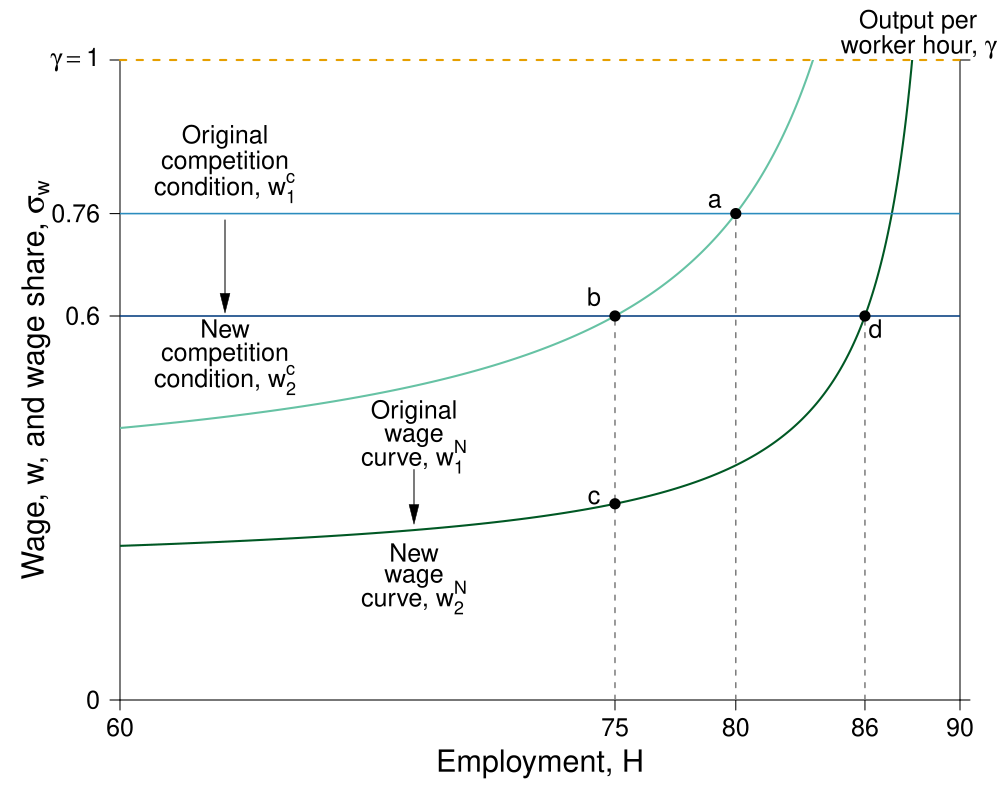

Recreate this plot in R.
# Graph Designer: Scott Cohn + Simon Halliday

library(shape)
library(pBrackets)
pdf(file = "capitalism/wage_share_unemployment_prop.pdf", width = 10, height = 8)

#Set parameters for graphics
pointsize <- 1.8
axislabelsize <- 1.8
labelsize <- 1.5
namesize <- 1.8
annotatesize <- 1.5
graphlinewidth <- 2
segmentlinewidth <- 1.5

COL <- c("#7fc97f", "#beaed4", "#fdc086", "#ffff99", "#386cb0", "#f0027f", "#bf5b17", "#666666")
COLA <- c("#e0f3db", "#99d8c9","#66c2a4","#41ae76", "#238b45", "#005824")
COLB <- c("#c6dbef", "#4eb3d3", "#2b8cbe", "#0868ac","#084081")
COLC <- c("#fcfbfd", "#efedf5", "#dadaeb", "#bcbddc", "#9e9ac8", "#807dba", "#6a51a3", "#54278f", "#3f007d")
grays <- gray.colors(25, start = 1, end = 0, alpha = 1)
CBCols <- c("#009E73","#0072B2","#E69F00","#CC79A7", "#F0E442")


# Wage Share
WageFn <- function(H, delta = 5) {
  (delta /(1 - H)) * 0.01
}

#Edited the margins to cater for the larger LHS labels
par(mar =  c(5, 6, 3, 2))


#Add limits on axes and levels of utility for each indifference curve
ylims <- c(0, 1)
xlims <- c(0.6, 1)

npts <- 501 
x <- seq(xlims[1], xlims[2], length.out = npts)
y <- seq(ylims[1], ylims[2], length.out = npts) 

plot(0, 0, xlim = xlims, ylim = ylims, type = "n",
     xlab = expression(paste("")),
     ylab = expression(paste("")), 
     xaxt = "n", 
     yaxt = "n", 
     cex.lab = axislabelsize, 
     bty = "n", 
     xaxs = "i", 
     yaxs = "i"
)

#Calculate the Gini
#Area B:
#((0.5*(0.25*0.5)) + 0.25*0.5 + 0.5*(0.75*0.5))
#Therefore Area A: 
#0.5 - Area B
#Therefore Gini: 
# (0.5 - ((0.5*(0.25*0.5)) + 0.25*0.5 + 0.5*(0.75*0.5)))/0.5 = 0.25

ticksy <- c(ylims[1], 0.6, 0.76, ylims[2])
ylabels <- c(0, expression(paste(0.60)), expression(paste(0.76)), expression(paste(gamma == 1)))
ticksx <- c(xlims[1], 0.753/0.9, (1-(9.8/(100*0.76))), 0.864/0.9, xlims[2])

xlabels <- c(60, 75, 78, 86, 90)
ticksy2 <- c(0,1)

# text(0.85/0.9, -0.043, expression(paste(85)), xpd = TRUE, cex = labelsize) 
# text(0.83/0.9, -0.042, expression(paste(83)), xpd = TRUE, cex = labelsize) 

axis(1,at = ticksx,  pos = 0, labels = xlabels, cex.axis = labelsize)
axis(2,at = ticksy,  pos = 0.6, labels = ylabels, las = 1, cex.axis = labelsize)
axis(4,at = ticksy2,  pos = 1, labels = NA, las = 1, cex.axis = labelsize)

axis.break(axis = 1, bgcol="white", breakcol="black",
           style="slash", brw=0.01)

npts <- 500 
xx1 <- seq(xlims[1], xlims[2], length.out = npts)
xx2 <- seq(0, xlims[2], length.out = npts)
xx3 <- seq(xlims[1], 0, length.out = npts)

#Axis labels and draw linear utility function
#mtext(expression(paste("Cumulative population proportion, ", F(n))), side = 1, line = 2.5, cex = axislabelsize)
text(xlims[1] - 0.04, 0.5*ylims[2], expression(paste("Wage, w, and wage share, ", sigma[w])), xpd = TRUE, cex = axislabelsize, srt = 90) 
text(0.5*(xlims[1] + xlims[2]), -0.1, expression(paste("Employment, ", H)), xpd = TRUE, cex = axislabelsize) 



#Shaded Areas A and B
#Area A
#xpoly1 <- c(0, 0.1, 0.9, 1, 0)
#ypoly1 <- c(0, 0, 0.6, 1, 0)
#polygon(x = xpoly1,
#        y = ypoly1,
#        col = COLB[1], density = NULL, border = NA)
#Area B
#xpoly2 <- c(0, 0.1, 1, 1, 0.9, 0.1)
#ypoly2 <- c(0, 0, 0, 1, 0.6, 0)
#polygon(x = xpoly2,
#        y = ypoly2,
#        col = COLA[1], density = NULL, border = NA)

# Wage Curve

lines(xx1, WageFn(xx1, delta = 9.8), col = COLA[3], lwd = graphlinewidth)
lines(xx1, WageFn(xx1, delta = 2.4), col = COLA[6], lty = 1, lwd = graphlinewidth)


#Segment lines for points

segments(.753/0.9, 0, 0.753/0.9, 0.6, lty = 2, col = grays[20], lwd = segmentlinewidth)
segments((1-(9.8/(100*0.76))), 0, (1-(9.8/(100*0.76))), 0.76, lty = 2, col = grays[20], lwd = segmentlinewidth)
segments(0.864/0.9, 0, 0.864/0.9, 0.6, lty = 2, col = grays[20], lwd = segmentlinewidth)

segments(0, 0.76, 1, 0.76, lty = 1, col = COLB[3], lwd = segmentlinewidth)
segments(0, 0.6, 1, 0.6, lty = 1, col = COLB[5], lwd = segmentlinewidth)

segments(0.6, 1, xlims[2], 1, lty = 2, col = CBCols[3], lwd = graphlinewidth, xpd = TRUE)

# Points
points(0.753/0.9, 0.6, pch = 16, col = "black", cex = 1.5)
points((1-(9.8/(100*0.76))), 0.76, pch = 16, col = "black", cex = 1.5)
points(0.864/0.9, 0.6, pch = 16, col = "black", cex = 1.5)

points(0.753/0.9, WageFn(0.753/0.9, delta = 2.4), pch = 16, col = "black", cex = 1.5)




# Label
text((1-(9.8/(100*0.76))) -0.01, 0.78, expression(paste(a)), cex = labelsize)
text(0.753/0.9 - 0.01, 0.63, expression(paste(b)), cex = labelsize)
text(0.753/0.9 -0.01, WageFn(0.753/0.9, delta = 2.4)+0.01, expression(paste(c)), cex = labelsize)
text(0.864/0.9 + 0.005, 0.58, expression(paste(d)), cex = labelsize)

text(0.8, 0.43, expression(paste("Original")), cex = labelsize)
text(0.8, 0.39, expression(paste("wage")), cex = labelsize)
text(0.8, 0.36, expression(paste("curve, ", w[1]^N )), cex = labelsize)
Arrows(0.8, 0.29, 0.8, 0.19, col = "black", lty = 1, lwd = 1, arr.type = "triangle", arr.lwd = 0.5, code = 2)

text(0.8, 0.1, expression(paste("New")), cex = labelsize)
text(0.8, 0.06, expression(paste("wage")), cex = labelsize)
text(0.8, 0.031, expression(paste("curve, ", w[2]^N)), cex = labelsize)


text(0.65, 0.88, expression(paste("Original")), cex = labelsize)
text(0.65, 0.84, expression(paste("competition")), cex = labelsize)
text(0.65, 0.8, expression(paste("condition, ", w[1]^c)), cex = labelsize)
Arrows(0.65, 0.75, 0.65, 0.62, col = "black", lty = 1, lwd = 1, arr.type = "triangle", arr.lwd = 0.5, code = 2)


text(0.65, 0.58, expression(paste("New")), cex = labelsize)
text(0.65, 0.54, expression(paste("competition")), cex = labelsize)
text(0.65, 0.5, expression(paste("condition, ", w[2]^c)), cex = labelsize)

text(0.75, 1.06, expression(paste("Output per" )), cex = labelsize, xpd = TRUE)
text(0.75, 1.02, expression(paste("worker hour, ", gamma )), cex = labelsize, xpd = TRUE)
# text(0.9, 0.7, expression(paste(B[3])), cex = labelsize)

#Label and provide Gini value
#Bottom of frame
#segments(0.08, 0.75, 0.32, 0.75, lty = 1, col = "black" , lwd = 1)
#Top of frame
#segments(0.08, 0.85, 0.32, 0.85, lty = 1, col = "black" , lwd = 1)
#Left of frame
#segments(0.08, 0.75, 0.08, 0.85, lty = 1, col = "black" , lwd = 1)
#Right of frame
#segments(0.32, 0.75, 0.32, 0.85, lty = 1, col = "black" , lwd = 1)
#Gini equation
#text(0.2, 0.8, expression(paste(Gini == frac(A, A + B), phantom() == 0.36 )), cex = labelsize)



# brackets(x1 = 1.01, y1 = 1, x2 = 1.01, y2 = 0.252,  
#          ticks = 0.5, curvature = 0.5, type = 1, 
#          col = "black", lwd = 2, lty = 1, xpd = TRUE)
# text(1.11, 0.625, expression(paste("Cumulative income")), xpd = TRUE, srt = 270)
# text(1.08, 0.625, expression(paste("of the rich")), xpd = TRUE, srt = 270)


dev.off()
